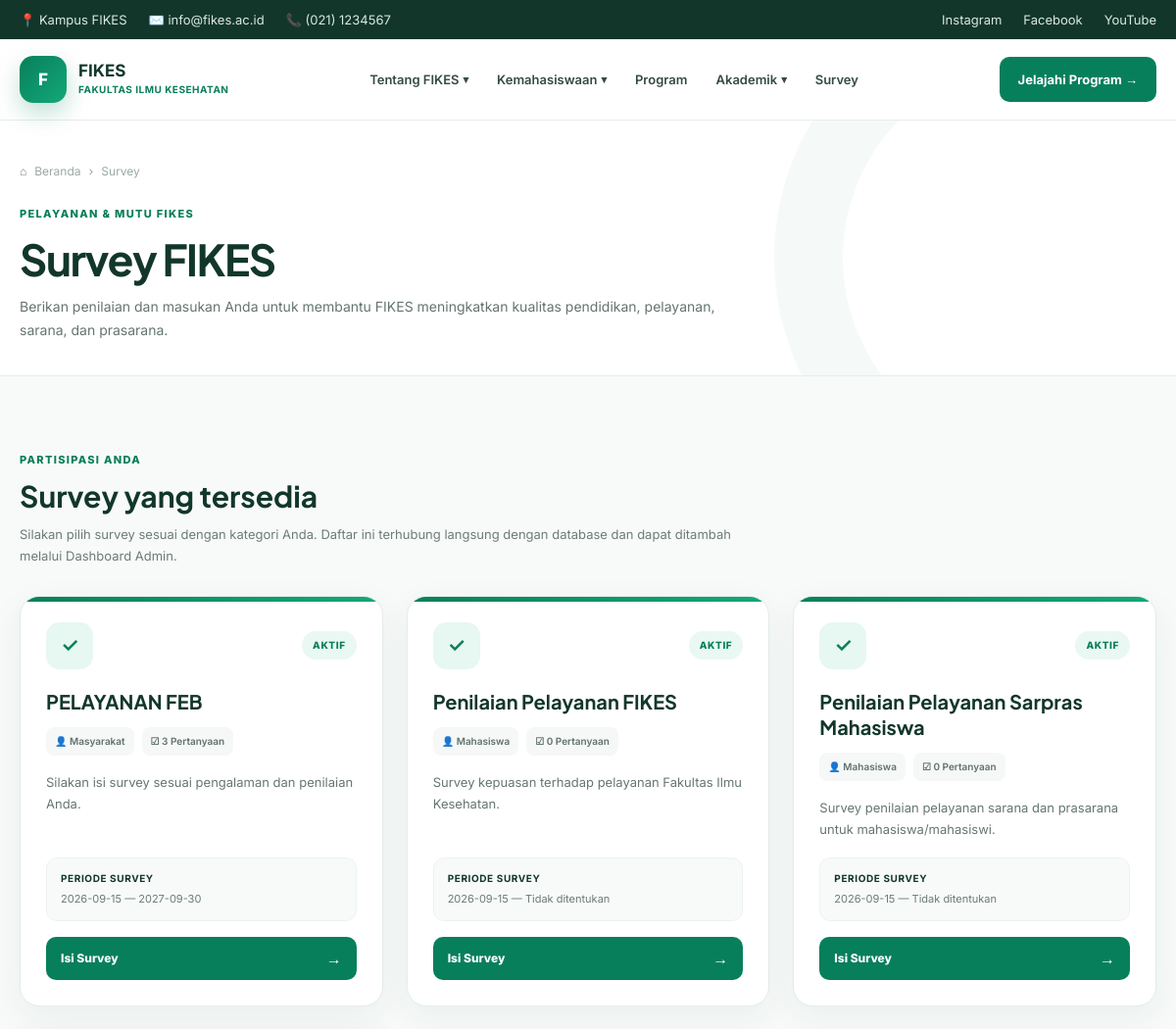
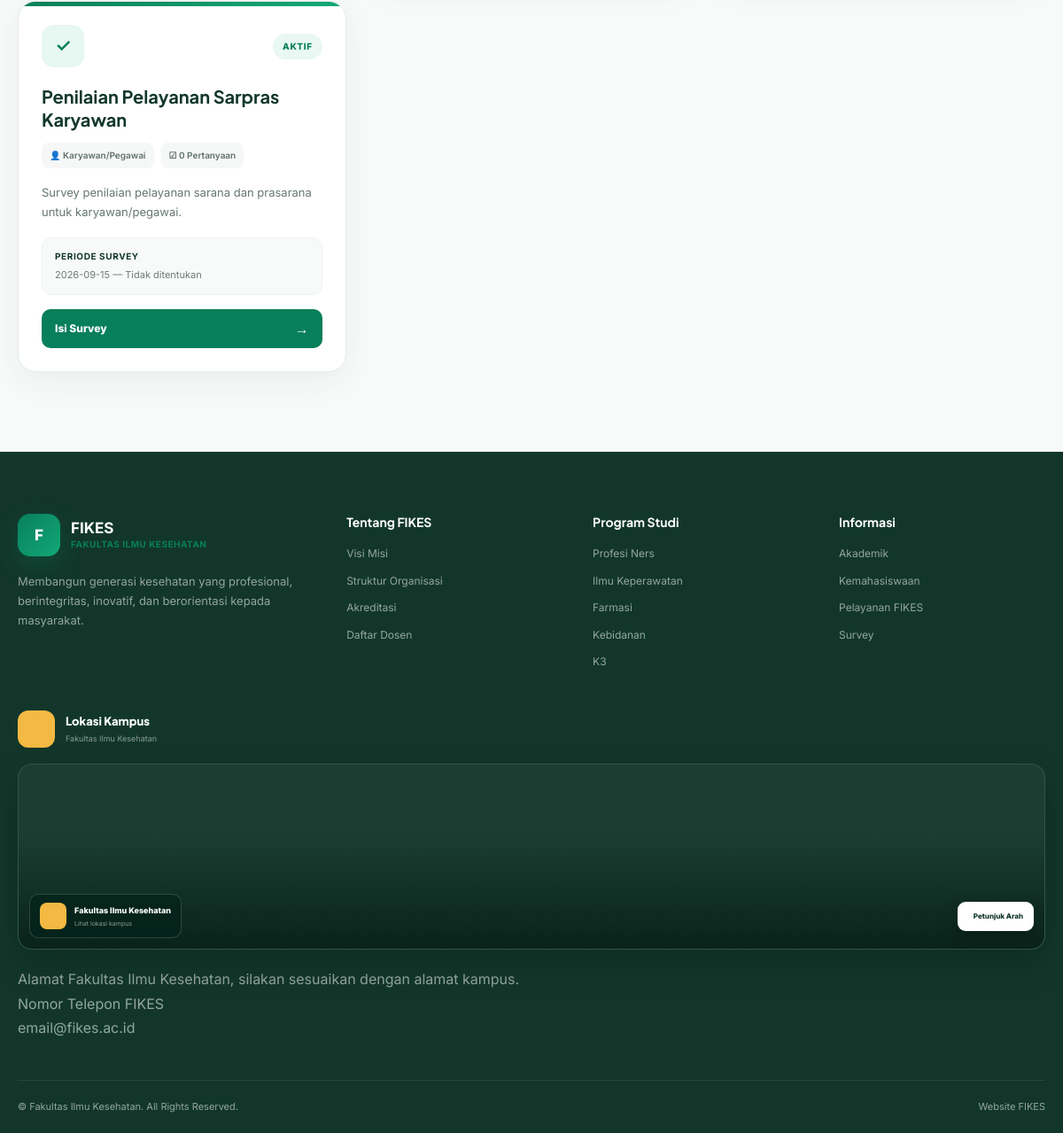
Screenshot of /page/survey/survey.php with the database file from the repository (2 pictures, top to bottom).
### tables this page shows
CREATE TABLE `survey` (
  `id` int(11) NOT NULL,
  `judul` varchar(255) NOT NULL,
  `slug` varchar(255) NOT NULL,
  `deskripsi` text DEFAULT NULL,
  `target_responden` varchar(100) NOT NULL DEFAULT 'Umum',
  `tanggal_mulai` date DEFAULT NULL,
  `tanggal_selesai` date DEFAULT NULL,
  `status` enum('aktif','nonaktif') NOT NULL DEFAULT 'nonaktif',
  `nomor_urut` int(11) NOT NULL DEFAULT 1,
  `created_at` timestamp NOT NULL DEFAULT current_timestamp(),
  `updated_at` timestamp NOT NULL DEFAULT current_timestamp() ON UPDATE current_timestamp()
);

### page/survey/survey.php (the view, shortened to what this page needs)
<?php
require_once __DIR__ . '/../../admin/config/database.php';
function e($v)
{
  return htmlspecialchars((string)$v, ENT_QUOTES, 'UTF-8');
}
$surveys = $pdo->query("SELECT s.*,(SELECT COUNT(*) FROM survey_pertanyaan p WHERE p.survey_id=s.id AND p.status='aktif') jumlah_pertanyaan,(SELECT COUNT(*) FROM survey_responden r WHERE r.survey_id=s.id) jumlah_responden FROM survey s WHERE s.status='aktif' AND (s.tanggal_mulai IS NULL OR s.tanggal_mulai<=CURDATE()) AND (s.tanggal_selesai IS NULL OR s.tanggal_selesai>=CURDATE()) ORDER BY s.nomor_urut,s.id DESC")->fetchAll(PDO::FETCH_ASSOC);
?>
<!doctype html>
<html lang="id">
<head>
  <link rel="stylesheet" href="../../assets/css/style.css" />
</head>
<body>
  <div class="topbar">
    <div class="container topbar-inner">
      <div class="topbar-info">
        <span>📍 Kampus FIKES</span>
        <span>✉️ info@fikes.ac.id</span>
        <span>📞 (021) 1234567</span>
      </div>
      <div class="topbar-social">
        <a href="#">Instagram</a>
        <a href="#">Facebook</a>
        <a href="#">YouTube</a>
      </div>
    </div>
  </div>
  <header class="navbar" id="navbar">
    <div class="container nav-inner">
      <a href="/fikes/index.php" class="logo">
        <div class="logo-icon">F</div>
        <div class="logo-text"><strong>FIKES</strong><small>FAKULTAS ILMU KESEHATAN</small></div>
      </a>
      <nav class="nav-menu" id="navMenu">
        <div class="nav-item has-dropdown">
          <a href="#" class="nav-link">Tentang FIKES <span class="arrow">▾</span></a>
        </div>
        <div class="nav-item has-dropdown">
          <a href="#" class="nav-link">Kemahasiswaan <span class="arrow">▾</span></a>
        </div>
        <div class="nav-item"><a href="/fikes/page/program-studi/program-studi.php" class="nav-link">Program</a></div>
        <div class="nav-item has-dropdown">
          <a href="/fikes/page/akademik/akademik.php" class="nav-link">Akademik <span class="arrow">▾</span></a>
        </div>
        <div class="nav-item"><a href="/fikes/page/survey/survey.php" class="nav-link">Survey</a></div>
      </nav>
      <a href="/fikes/page/program-studi/program-studi.php" class="nav-cta">Jelajahi Program <span>→</span></a>
    </div>
  </header>
  <main>
    <section class="page-hero survey-hero">
      <div class="container">
        <div class="breadcrumb">⌂ <span>Beranda</span><b>›</b><span>Survey</span></div>
        <span class="eyebrow">PELAYANAN & MUTU FIKES</span>
        <h1>Survey FIKES</h1>
        <p>Berikan penilaian dan masukan Anda untuk membantu FIKES meningkatkan kualitas pendidikan, pelayanan,
          sarana, dan prasarana.</p>
      </div>
    </section>
    <section class="survey-section">
      <div class="container">
        <div class="section-heading">
          <span class="eyebrow">PARTISIPASI ANDA</span>
          <h2>Survey yang tersedia</h2>
          <p>Silakan pilih survey sesuai dengan kategori Anda. Daftar ini terhubung langsung dengan database dan dapat
            ditambah melalui Dashboard Admin.</p>
        </div>
        <div class="survey-grid">
          <?php if (!$surveys): ?>
            <div class="survey-empty">
              <div class="survey-icon">✓</div>
              <h3>Belum ada survey aktif</h3>
              <p>Silakan kembali lagi nanti untuk mengikuti survey FIKES.</p>
            </div>
            <?php else: foreach ($surveys as $s): ?>
              <article class="survey-card">
                <div class="survey-card-accent"></div>
                <div class="survey-card-body">
                  <div class="survey-card-top">
                    <div class="survey-icon">✓</div><span class="survey-status">Aktif</span>
                  </div>
                  <h3><?= e($s['judul']) ?></h3>
                  <div class="survey-meta"><span>👤 <?= e($s['target_responden']) ?></span><span>☑
                      <?= e($s['jumlah_pertanyaan']) ?> Pertanyaan</span></div>
                  <p><?= e($s['deskripsi'] ?: 'Silakan isi survey sesuai pengalaman dan penilaian Anda.') ?></p>
                  <div class="survey-period"><strong>Periode Survey</strong><span><?= e($s['tanggal_mulai'] ?: 'Terbuka') ?>
                      — <?= e($s['tanggal_selesai'] ?: 'Tidak ditentukan') ?></span></div>
                  <a class="survey-btn" href="/fikes/page/survey/isi-survey.php?slug=<?= rawurlencode($s['slug']) ?>">Isi
                    Survey <span>→</span></a>
                </div>
              </article>
          <?php endforeach;
          endif; ?>
        </div>
      </div>
    </section>
  </main>
  <footer>
    <div class="container footer-main">
      <div class="footer-brand">
        <div class="logo footer-logo">
          <div class="logo-icon">F</div>
          <div class="logo-text">
            <strong style="color: white"> FIKES </strong>
            <small> FAKULTAS ILMU KESEHATAN </small>
          </div>
        </div>
        <p>
          Membangun generasi kesehatan yang profesional, berintegritas,
          inovatif, dan berorientasi kepada masyarakat.
        </p>
      </div>
      <div>
        <h4 class="footer-title">Tentang FIKES</h4>
        <div class="footer-links">
          <a href="#"> Visi Misi </a>
          <a href="#"> Struktur Organisasi </a>
          <a href="#"> Akreditasi </a>
          <a href="#"> Daftar Dosen </a>
        </div>
      </div>
      <div>
        <h4 class="footer-title">Program Studi</h4>
        <div class="footer-links">
          <a href="#"> Profesi Ners </a>
          <a href="#"> Ilmu Keperawatan </a>
          <a href="#"> Farmasi </a>
          <a href="#"> Kebidanan </a>
          <a href="#"> K3 </a>
        </div>
      </div>
      <div>
        <h4 class="footer-title">Informasi</h4>
        <div class="footer-links">
          <a href="/fikes/page/akademik/akademik.php"> Akademik </a>
          <a href="#"> Kemahasiswaan </a>
          <a href="#"> Pelayanan FIKES </a>
          <a href="/fikes/page/survey/survey.php"> Survey </a>
        </div>
      </div>
      <div class="footer-location">
        <div class="location-header">
          <div class="location-icon">
          </div>
          <div>
            <h3>Lokasi Kampus</h3>
            <p>Fakultas Ilmu Kesehatan</p>
          </div>
        </div>
        <div class="map-card">
          <iframe
            src="https://www.google.com/maps/embed?pb=!1m18!1m12!1m3!1d3960.1515727139526!2d109.11806027499709!3d-6.991421893009626!2m3!1f0!2f0!3f0!3m2!1i1024!2i768!4f13.1!3m3!1m2!1s0x2e6fbef42471658d%3A0x883656d1325ef066!2sUniversitas%20Bhamada%20Slawi!5e0!3m2!1sid!2sid!4v1787544396003!5m2!1sid!2sid"
            width="600" height="450" style="border: 0" allowfullscreen="" loading="lazy"
 title="Lokasi Fakultas Ilmu Kesehatan" loading="lazy"
 allowfullscreen>
          </iframe>
          <div class="map-overlay">
            <div class="map-info">
              <div class="map-info-icon">
              </div>
              <div>
                <strong> Fakultas Ilmu Kesehatan </strong>
                <span> Lihat lokasi kampus </span>
              </div>
            </div>
            <a href="#" target="_blank" class="map-direction">
              Petunjuk Arah
            </a>
          </div>
        </div>
        <div class="footer-contact location-contact">
          <span>
            Alamat Fakultas Ilmu Kesehatan, silakan sesuaikan dengan alamat
            kampus.
          </span>
        </div>
        <div class="footer-contact">
          <span> Nomor Telepon FIKES </span>
        </div>
        <div class="footer-contact">
          <span> email@fikes.ac.id </span>
        </div>
      </div>
    </div>
    <div class="container footer-bottom">
      <span>
        © <span id="year"></span> Fakultas Ilmu Kesehatan. All Rights
        Reserved.
      </span>
      <span> Website FIKES </span>
    </div>
  </footer>
</body>
</html>

### rows the page displays
survey: judul "PELAYANAN FEB", target_responden "Masyarakat", jumlah_pertanyaan "3", deskripsi "Silakan isi survey sesuai pengalaman dan penilaian Anda.", tanggal_mulai "2026-09-15", tanggal_selesai "2027-09-30"
survey: judul "Penilaian Pelayanan FIKES", target_responden "Mahasiswa", jumlah_pertanyaan "0", deskripsi "Survey kepuasan terhadap pelayanan Fakultas Ilmu Kesehatan.", tanggal_mulai "2026-09-15", tanggal_selesai "Tidak ditentukan"
survey: judul "Penilaian Pelayanan Sarpras Mahasiswa", target_responden "Mahasiswa", jumlah_pertanyaan "0", deskripsi "Survey penilaian pelayanan sarana dan prasarana untuk mahasiswa/mahasiswi.", tanggal_mulai "2026-09-15", tanggal_selesai "Tidak ditentukan"
survey: judul "Penilaian Pelayanan Sarpras Karyawan", target_responden "Karyawan/Pegawai", jumlah_pertanyaan "0", deskripsi "Survey penilaian pelayanan sarana dan prasarana untuk karyawan/pegawai.", tanggal_mulai "2026-09-15", tanggal_selesai "Tidak ditentukan"
